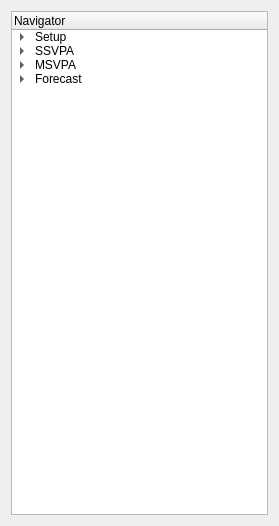
<?xml version="1.0" encoding="UTF-8"?>
<ui version="4.0">
 <class>NavigatorTreeWidget</class>
 <widget class="QWidget" name="NavigatorTreeWidget">
  <property name="geometry">
   <rect>
    <x>0</x>
    <y>0</y>
    <width>279</width>
    <height>526</height>
   </rect>
  </property>
  <property name="windowTitle">
   <string>Form</string>
  </property>
  <layout class="QVBoxLayout" name="verticalLayout">
   <item>
    <widget class="QTreeWidget" name="NavigatorTree">
     <property name="maximumSize">
      <size>
       <width>16777214</width>
       <height>16777215</height>
      </size>
     </property>
     <column>
      <property name="text">
       <string>Navigator</string>
      </property>
     </column>
     <item>
      <property name="text">
       <string>Setup</string>
      </property>
      <item>
       <property name="text">
        <string>1. Getting Started</string>
       </property>
       <property name="toolTip">
        <string>Instructions for the setup process.</string>
       </property>
       <property name="statusTip">
        <string>Instructions for the setup process.</string>
       </property>
       <property name="font">
        <font>
         <weight>50</weight>
         <bold>false</bold>
        </font>
       </property>
       <property name="background">
        <brush brushstyle="NoBrush">
         <color alpha="255">
          <red>0</red>
          <green>0</green>
          <blue>0</blue>
         </color>
        </brush>
       </property>
      </item>
      <item>
       <property name="text">
        <string>2. Project Data</string>
       </property>
       <property name="toolTip">
        <string>Basic model data that define the Project.</string>
       </property>
       <property name="statusTip">
        <string>Basic model data that define the Project.</string>
       </property>
       <property name="foreground">
        <brush brushstyle="NoBrush">
         <color alpha="255">
          <red>0</red>
          <green>0</green>
          <blue>0</blue>
         </color>
        </brush>
       </property>
      </item>
      <item>
       <property name="text">
        <string>3. Species Data</string>
       </property>
       <property name="toolTip">
        <string>Information describing the species, other predator species, and prey used in the Project.</string>
       </property>
       <property name="statusTip">
        <string>Information describing the species, other predator species, and prey used in the Project.</string>
       </property>
      </item>
     </item>
     <item>
      <property name="text">
       <string>SSVPA</string>
      </property>
      <item>
       <property name="text">
        <string>1. Catch at Age</string>
       </property>
      </item>
      <item>
       <property name="text">
        <string>2. Weight at Age</string>
       </property>
      </item>
      <item>
       <property name="text">
        <string>3. Size at Age</string>
       </property>
      </item>
      <item>
       <property name="text">
        <string>4. Config</string>
       </property>
      </item>
     </item>
     <item>
      <property name="text">
       <string>MSVPA</string>
      </property>
      <item>
       <property name="text">
        <string>1. Assign Species</string>
       </property>
       <property name="toolTip">
        <string>Assign species to various MSVPA categories (i.e., MSVPA Species, Prey, Biomass Predators).</string>
       </property>
       <property name="statusTip">
        <string>Assign species to various MSVPA categories (i.e., MSVPA Species, Prey, Biomass Predators).</string>
       </property>
      </item>
      <item>
       <property name="text">
        <string>2. Time Frame</string>
       </property>
       <property name="toolTip">
        <string>Basic year and season data (i.e., season lengths and temperatures).</string>
       </property>
       <property name="statusTip">
        <string>Basic year and season data (i.e., season lengths and temperatures).</string>
       </property>
      </item>
      <item>
       <property name="text">
        <string>3. Biomass Predators</string>
       </property>
      </item>
      <item>
       <property name="text">
        <string>4. Other Prey</string>
       </property>
       <property name="toolTip">
        <string>Prey length, size, and biomass data.</string>
       </property>
       <property name="statusTip">
        <string>Prey length, size, and biomass data.</string>
       </property>
      </item>
      <item>
       <property name="text">
        <string>5. Prey Preferences</string>
       </property>
      </item>
      <item>
       <property name="text">
        <string>6. Spatial Overlap</string>
       </property>
      </item>
      <item>
       <property name="text">
        <string>7. Size/Consumption</string>
       </property>
      </item>
      <item>
       <property name="text">
        <string>8. Gut Fullness</string>
       </property>
      </item>
      <item>
       <property name="text">
        <string>9. [ Energy Density ]</string>
       </property>
      </item>
      <item>
       <property name="text">
        <string>10. [ Diet Energy Density ]</string>
       </property>
      </item>
      <item>
       <property name="text">
        <string>11. SSVPA</string>
       </property>
      </item>
      <item>
       <property name="text">
        <string>12. Execute</string>
       </property>
       <property name="toolTip">
        <string>View MSVPA progress as it runs.</string>
       </property>
       <property name="statusTip">
        <string>View MSVPA progress as it runs.</string>
       </property>
      </item>
     </item>
     <item>
      <property name="text">
       <string>Forecast</string>
      </property>
      <item>
       <property name="text">
        <string>1. Forecast Configuration</string>
       </property>
       <property name="toolTip">
        <string>Basic Forecast information.</string>
       </property>
       <property name="statusTip">
        <string>Basic Forecast information.</string>
       </property>
      </item>
      <item>
       <property name="text">
        <string>2. Von Bert. Parameters</string>
       </property>
      </item>
      <item>
       <property name="text">
        <string>3. Stock Recruit Parameters</string>
       </property>
      </item>
      <item>
       <property name="text">
        <string>4. Configure Forecast Scenarios</string>
       </property>
      </item>
      <item>
       <property name="text">
        <string>5. Execute Forecast Model</string>
       </property>
      </item>
     </item>
    </widget>
   </item>
  </layout>
 </widget>
 <resources/>
 <connections/>
</ui>
